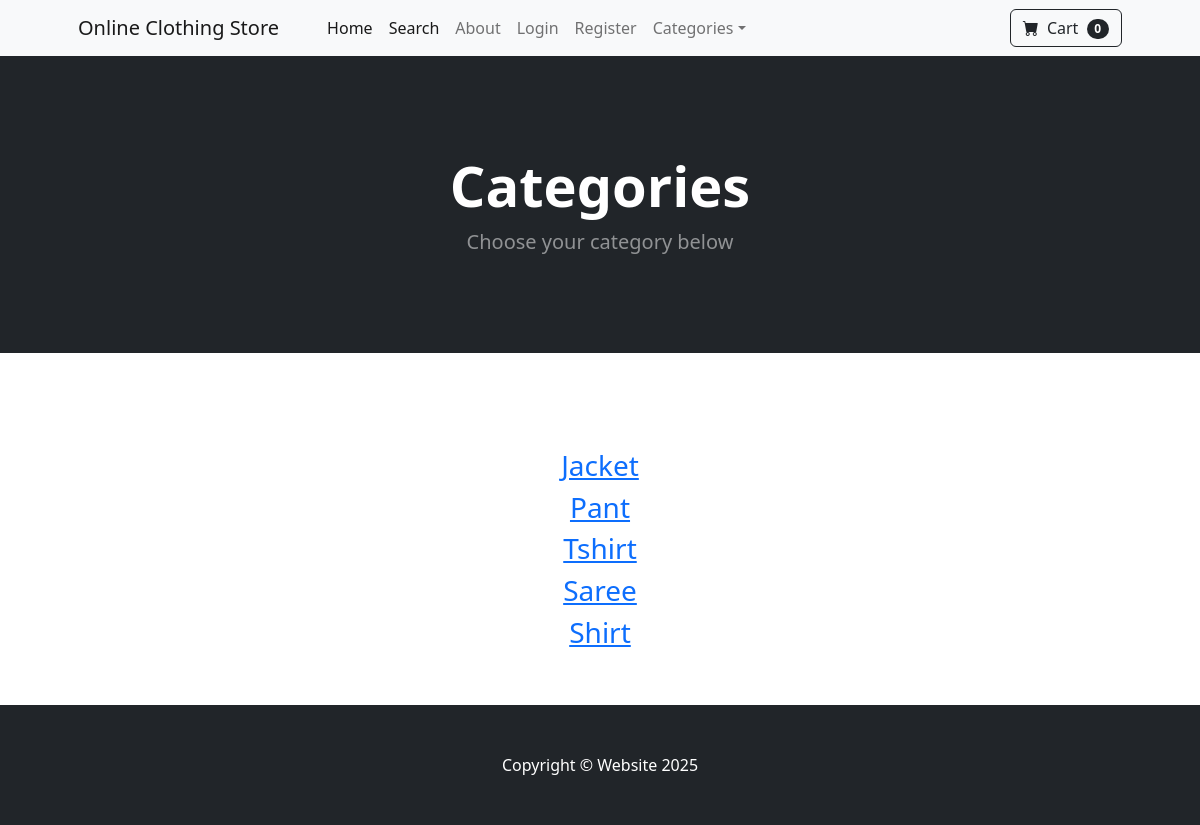
The app's page /category_summary/ with its own data.
### store/models.py (models this page shows)
class Category(models.Model):
    name = models.CharField(max_length=254)
    def __str__(self):
        return self.name

### store/views.py (the view)
# urls.py: path('category_summary/', views.category_summary, name="category_summary" ),
def category_summary(request):
    categories = Category.objects.all()
    return render(request,'category_summary.html', {"categories": categories})

### cart/cart.py (called while the page is built)
    def __len__(self):
        return len(self.cart)

### cart/context_processors.py (called while the page is built)
def cart(request):
    return {'cart' : Cart(request)}

### store/templates/category_summary.html
{% extends "base.html" %}
{% block content %}
<header class="bg-dark py-5">
            <div class="container px-4 px-lg-5 my-5">
                <div class="text-center text-white">
                    <h1 class="display-4 fw-bolder">Categories </h1>
                    <p class="lead fw-normal text-white-50 mb-0">Choose your category below</p>
                </div>
            </div>
        </header>
        <br><br>
        <div class="container">
            <div class="row">
                <center>
                    <div class="col-8">
                        <br> <br>
                        {% for category in categories %}
                        <h3> <a href=" {% url "category" category %}  "> {{category}} </a> </h3>
                        {% endfor %}
                        <br> <br>
                    </div>
                </center>
            </div>
        </div>
{% endblock content %}

### records on screen
Category: name "Jacket"
Category: name "Pant"
Category: name "Tshirt"
Category: name "Saree"
Category: name "Shirt"

### other values on screen
{{ cart|length }} "0"
